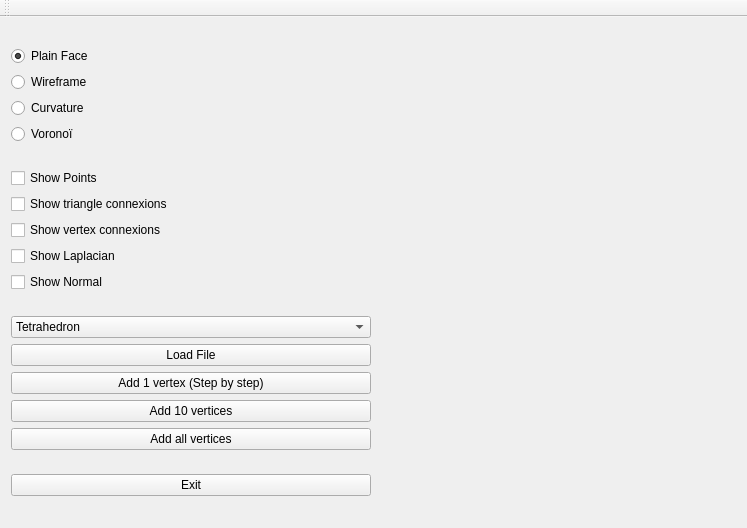
<?xml version="1.0" encoding="UTF-8"?>
<ui version="4.0">
 <class>MainWindow</class>
 <widget class="QMainWindow" name="MainWindow">
  <property name="geometry">
   <rect>
    <x>0</x>
    <y>0</y>
    <width>747</width>
    <height>528</height>
   </rect>
  </property>
  <property name="sizePolicy">
   <sizepolicy hsizetype="Expanding" vsizetype="Preferred">
    <horstretch>0</horstretch>
    <verstretch>0</verstretch>
   </sizepolicy>
  </property>
  <property name="windowTitle">
   <string>Mesh_Computational_Geometry</string>
  </property>
  <widget class="QWidget" name="centralWidget">
   <property name="sizePolicy">
    <sizepolicy hsizetype="Expanding" vsizetype="Preferred">
     <horstretch>0</horstretch>
     <verstretch>0</verstretch>
    </sizepolicy>
   </property>
   <layout class="QHBoxLayout" name="horizontalLayout">
    <item>
     <layout class="QVBoxLayout" name="verticalLayout_5">
      <item>
       <layout class="QVBoxLayout" name="verticalLayout">
        <item>
         <widget class="QRadioButton" name="plain_face_mode">
          <property name="text">
           <string>Plain Face</string>
          </property>
          <property name="checked">
           <bool>true</bool>
          </property>
         </widget>
        </item>
        <item>
         <widget class="QRadioButton" name="wireframe_mode">
          <property name="text">
           <string>Wireframe</string>
          </property>
         </widget>
        </item>
        <item>
         <widget class="QRadioButton" name="curvature_mode">
          <property name="text">
           <string>Curvature</string>
          </property>
         </widget>
        </item>
        <item>
         <widget class="QRadioButton" name="voronoi_mode">
          <property name="text">
           <string>Voronoï</string>
          </property>
         </widget>
        </item>
       </layout>
      </item>
      <item>
       <layout class="QVBoxLayout" name="verticalLayout_2">
        <item>
         <widget class="QCheckBox" name="show_points">
          <property name="text">
           <string>Show Points</string>
          </property>
         </widget>
        </item>
        <item>
         <widget class="QCheckBox" name="show_triangle_connexions">
          <property name="text">
           <string>Show triangle connexions</string>
          </property>
         </widget>
        </item>
        <item>
         <widget class="QCheckBox" name="show_vertex_connexions">
          <property name="text">
           <string>Show vertex connexions</string>
          </property>
         </widget>
        </item>
        <item>
         <widget class="QCheckBox" name="show_laplacian">
          <property name="text">
           <string>Show Laplacian</string>
          </property>
         </widget>
        </item>
        <item>
         <widget class="QCheckBox" name="show_normal">
          <property name="text">
           <string>Show Normal</string>
          </property>
         </widget>
        </item>
       </layout>
      </item>
      <item>
       <layout class="QVBoxLayout" name="verticalLayout_3">
        <item>
         <widget class="QComboBox" name="select_file_comboBox">
          <item>
           <property name="text">
            <string>Tetrahedron</string>
           </property>
          </item>
          <item>
           <property name="text">
            <string>Cube</string>
           </property>
          </item>
          <item>
           <property name="text">
            <string>Pyramide</string>
           </property>
          </item>
          <item>
           <property name="text">
            <string>Queen</string>
           </property>
          </item>
          <item>
           <property name="text">
            <string>Slick</string>
           </property>
          </item>
         </widget>
        </item>
        <item>
         <widget class="QPushButton" name="load_button">
          <property name="text">
           <string>Load File</string>
          </property>
         </widget>
        </item>
        <item>
         <widget class="QPushButton" name="add_one_vertex">
          <property name="text">
           <string>Add 1 vertex (Step by step)</string>
          </property>
          <property name="default">
           <bool>false</bool>
          </property>
          <property name="flat">
           <bool>false</bool>
          </property>
         </widget>
        </item>
        <item>
         <widget class="QPushButton" name="add_ten_vertices">
          <property name="text">
           <string>Add 10 vertices</string>
          </property>
         </widget>
        </item>
        <item>
         <widget class="QPushButton" name="add_all_vertices">
          <property name="text">
           <string>Add all vertices</string>
          </property>
         </widget>
        </item>
       </layout>
      </item>
      <item>
       <widget class="QPushButton" name="exit_button">
        <property name="text">
         <string>Exit</string>
        </property>
       </widget>
      </item>
     </layout>
    </item>
    <item>
     <widget class="GLDisplayWidget" name="widget" native="true"/>
    </item>
   </layout>
  </widget>
  <widget class="QToolBar" name="mainToolBar">
   <attribute name="toolBarArea">
    <enum>TopToolBarArea</enum>
   </attribute>
   <attribute name="toolBarBreak">
    <bool>false</bool>
   </attribute>
  </widget>
 </widget>
 <layoutdefault spacing="6" margin="11"/>
 <customwidgets>
  <customwidget>
   <class>GLDisplayWidget</class>
   <extends>QWidget</extends>
   <header>gldisplaywidget.h</header>
   <container>1</container>
  </customwidget>
 </customwidgets>
 <resources/>
 <connections>
  <connection>
   <sender>exit_button</sender>
   <signal>released()</signal>
   <receiver>MainWindow</receiver>
   <slot>close()</slot>
   <hints>
    <hint type="sourcelabel">
     <x>270</x>
     <y>503</y>
    </hint>
    <hint type="destinationlabel">
     <x>150</x>
     <y>369</y>
    </hint>
   </hints>
  </connection>
 </connections>
</ui>
